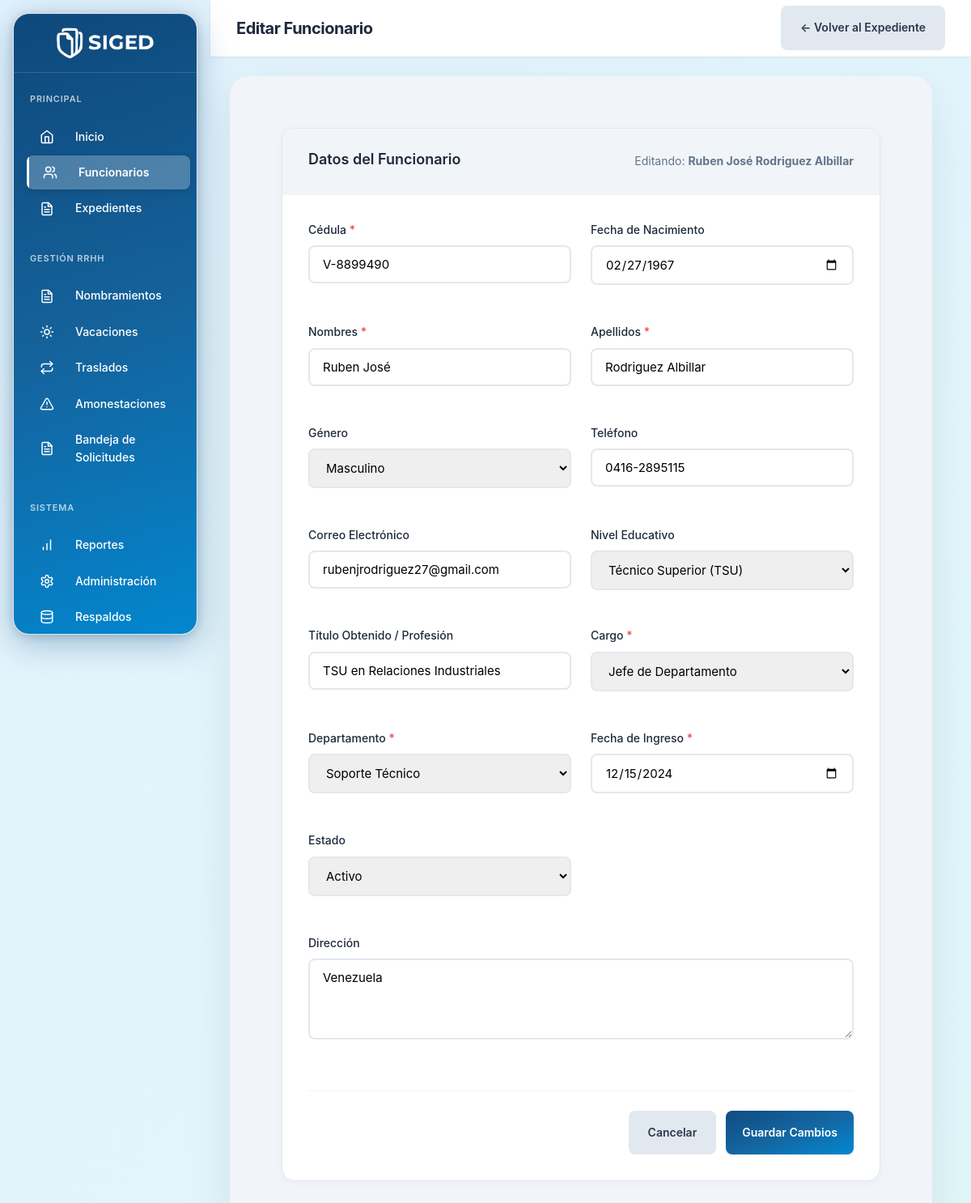
The page /vistas/funcionarios/editar.php?id=2 (signed in) on the database its author committed.
### tables this page shows
CREATE TABLE `funcionarios` (
  `id` int(10) UNSIGNED NOT NULL,
  `cedula` varchar(20) NOT NULL,
  `nombres` varchar(100) NOT NULL,
  `apellidos` varchar(100) NOT NULL,
  `fecha_nacimiento` date DEFAULT NULL,
  `genero` enum('M','F','Otro') DEFAULT NULL,
  `telefono` varchar(20) DEFAULT NULL,
  `email` varchar(150) DEFAULT NULL,
  `direccion` text DEFAULT NULL,
  `nivel_educativo` enum('Primaria','Bachiller','TSU','Universitario','Postgrado','Maestría','Doctorado') DEFAULT NULL,
  `titulo_obtenido` varchar(200) DEFAULT NULL,
  `fecha_ingreso_admin_publica` date DEFAULT NULL,
  `cantidad_hijos` tinyint(3) UNSIGNED DEFAULT 0,
  `cargo_id` int(10) UNSIGNED NOT NULL,
  `departamento_id` int(10) UNSIGNED NOT NULL,
  `fecha_ingreso` date NOT NULL,
  `foto` varchar(255) DEFAULT 'default-avatar.png',
  `estado` enum('activo','vacaciones','reposo','inactivo') DEFAULT 'activo',
  `created_at` timestamp NOT NULL DEFAULT current_timestamp(),
  `updated_at` timestamp NOT NULL DEFAULT current_timestamp() ON UPDATE current_timestamp()
);

CREATE TABLE `cargos` (
  `id` int(10) UNSIGNED NOT NULL,
  `nombre_cargo` varchar(100) NOT NULL,
  `nivel_acceso` tinyint(4) NOT NULL COMMENT '1=Admin Total, 2=Operativo, 3=Solo Lectura',
  `descripcion` text DEFAULT NULL,
  `created_at` timestamp NOT NULL DEFAULT current_timestamp()
);

CREATE TABLE `departamentos` (
  `id` int(10) UNSIGNED NOT NULL,
  `nombre` varchar(150) NOT NULL,
  `descripcion` text DEFAULT NULL,
  `estado` enum('activo','inactivo') DEFAULT 'activo',
  `created_at` timestamp NOT NULL DEFAULT current_timestamp(),
  `updated_at` timestamp NOT NULL DEFAULT current_timestamp() ON UPDATE current_timestamp()
);

### config/database.php (called while the page is built, shortened)
<?php
class Database {
    private static $instance = null;
    private $conn;
    private function __construct() {
        try {
            $dsn = "mysql:host=" . DB_HOST . ";dbname=" . DB_NAME . ";charset=" . DB_CHARSET;
            $options = [
                PDO::ATTR_ERRMODE => PDO::ERRMODE_EXCEPTION,
                PDO::ATTR_DEFAULT_FETCH_MODE => PDO::FETCH_ASSOC,
                PDO::ATTR_EMULATE_PREPARES => false,
                PDO::MYSQL_ATTR_INIT_COMMAND => "SET NAMES " . DB_CHARSET
            ];
            $this->conn = new PDO($dsn, DB_USER, DB_PASS, $options);
        } catch (PDOException $e) {
            die("Error de conexión: " . $e->getMessage());
        }
    }
    public static function getInstance() {
        if (self::$instance === null) {
            self::$instance = new self();
        }
        return self::$instance;
    }
    public function getConnection() {
        return $this->conn;
    }
}
function getDB() {
    return Database::getInstance()->getConnection();
}

### modelos/Funcionario.php (called while the page is built, shortened)
<?php
require_once __DIR__ . '/../config/database.php';
class Funcionario {
    private $db;
    public function __construct() {
        $this->db = getDB();
    }
    public function obtenerPorId($id) {
        $stmt = $this->db->prepare("
            SELECT
                f.*,
                TIMESTAMPDIFF(YEAR, f.fecha_nacimiento, CURDATE()) AS edad,
                TIMESTAMPDIFF(YEAR, f.fecha_ingreso, CURDATE()) AS antiguedad_anos,
                c.nombre_cargo,
                c.nivel_acceso,
                d.nombre AS departamento
            FROM funcionarios f
            INNER JOIN cargos c ON f.cargo_id = c.id
            INNER JOIN departamentos d ON f.departamento_id = d.id
            WHERE f.id = ?
        ");
        $stmt->execute([$id]);
        return $stmt->fetch();
    }
}

### vistas/funcionarios/editar.php (the view, shortened to what this page needs)
<?php
require_once __DIR__ . '/../../config/database.php';
require_once __DIR__ . '/../../config/seguridad.php';
require_once __DIR__ . '/../../modelos/Funcionario.php';
$id = (int)($_GET['id'] ?? 0);
$modeloFuncionario = new Funcionario();
$funcionario = $modeloFuncionario->obtenerPorId($id);
$errores = [];
$db           = getDB();
$departamentos = $db->query("SELECT * FROM departamentos WHERE estado = 'activo' ORDER BY nombre")->fetchAll();
$cargos        = $db->query("SELECT * FROM cargos ORDER BY nivel_acceso, nombre_cargo")->fetchAll();
function fieldClass(string $campo, array $errores): string {
    return isset($errores[$campo]) ? 'form-control is-invalid' : 'form-control';
}
function val(string $campo, array $funcionario): string {
    return htmlspecialchars($_POST[$campo] ?? $funcionario[$campo] ?? '');
}
?>
<!DOCTYPE html>
<html lang="es">
<head>
    <link rel="stylesheet" href="<?php echo APP_URL; ?>/publico/css/estilos.css">
</head>
<body>
    <?php include __DIR__ . '/../layout/sidebar.php'; ?>
    <div class="main-content">
        <header class="header">
            <div class="header-left">
                <h1 class="page-title">Editar Funcionario</h1>
            </div>
            <div class="header-right">
                <a href="ver.php?id=<?php echo $id; ?>" class="btn" style="background:#e2e8f0;color:#2d3748;text-decoration:none;">
                    ← Volver al Expediente
                </a>
            </div>
        </header>
        <div class="content-wrapper">
            <div class="card">
                <div class="card-header">
                    <h2 class="card-title">Datos del Funcionario</h2>
                    <p class="card-subtitle">Editando: <strong><?php echo htmlspecialchars($funcionario['nombres'] . ' ' . $funcionario['apellidos']); ?></strong></p>
                </div>
                <div style="padding: 32px;">
                    <form id="formEditar" method="POST" action="" novalidate>
                        <div class="form-grid">
                            <div class="form-group">
                                <label for="cedula">Cédula <span class="required">*</span></label>
                                <input type="text" id="cedula" name="cedula"
                                    class="<?php echo fieldClass('cedula',$errores); ?>"
                                    value="<?php echo val('cedula', $funcionario); ?>"
                                    autocomplete="off" required>
                                <div class="field-feedback <?php echo isset($errores['cedula']) ? 'error' : ''; ?>" id="fb-cedula">
                                </div>
                            </div>
                            <div class="form-group">
                                <label for="fecha_nacimiento">Fecha de Nacimiento</label>
                                <input type="date" id="fecha_nacimiento" name="fecha_nacimiento"
                                    class="<?php echo fieldClass('fecha_nacimiento',$errores); ?>"
                                    max="<?php echo date('Y-m-d', strtotime('-18 years')); ?>"
                                    value="<?php echo val('fecha_nacimiento', $funcionario); ?>">
                                <div class="field-feedback <?php echo isset($errores['fecha_nacimiento']) ? 'error' : ''; ?>" id="fb-fecha_nacimiento">
                                </div>
                            </div>
                            <div class="form-group">
                                <label for="nombres">Nombres <span class="required">*</span></label>
                                <input type="text" id="nombres" name="nombres"
                                    class="<?php echo fieldClass('nombres',$errores); ?>"
                                    value="<?php echo val('nombres', $funcionario); ?>" required>
                                <div class="field-feedback <?php echo isset($errores['nombres']) ? 'error' : ''; ?>" id="fb-nombres">
                                </div>
                            </div>
                            <div class="form-group">
                                <label for="apellidos">Apellidos <span class="required">*</span></label>
                                <input type="text" id="apellidos" name="apellidos"
                                    class="<?php echo fieldClass('apellidos',$errores); ?>"
                                    value="<?php echo val('apellidos', $funcionario); ?>" required>
                                <div class="field-feedback <?php echo isset($errores['apellidos']) ? 'error' : ''; ?>" id="fb-apellidos">
                                </div>
                            </div>
                            <div class="form-group">
                                <label for="genero">Género</label>
                                <select id="genero" name="genero" class="form-control">
                                    <option value="M"    <?php echo ($_POST['genero'] ?? $funcionario['genero']) == 'M'    ? 'selected' : ''; ?>>Masculino</option>
                                </select>
                                <div class="field-feedback" id="fb-genero"></div>
                            </div>
                            <div class="form-group">
                                <label for="telefono">Teléfono</label>
                                <input type="tel" id="telefono" name="telefono"
                                    class="<?php echo fieldClass('telefono',$errores); ?>"
                                    placeholder="0412-1234567"
                                    value="<?php echo val('telefono', $funcionario); ?>">
                                <div class="field-feedback <?php echo isset($errores['telefono']) ? 'error' : ''; ?>" id="fb-telefono">
                                </div>
                            </div>
                            <div class="form-group">
                                <label for="email">Correo Electrónico</label>
                                <input type="email" id="email" name="email"
                                    class="<?php echo fieldClass('email',$errores); ?>"
                                    value="<?php echo val('email', $funcionario); ?>">
                                <div class="field-feedback <?php echo isset($errores['email']) ? 'error' : ''; ?>" id="fb-email">
                                </div>
                            </div>
                            <div class="form-group">
                                <label for="nivel_educativo">Nivel Educativo</label>
                                <select id="nivel_educativo" name="nivel_educativo" class="form-control">
                                    <option value="TSU" <?php echo ($_POST['nivel_educativo'] ?? $funcionario['nivel_educativo']) == 'TSU' ? 'selected' : ''; ?>>Técnico Superior (TSU)</option>
                                </select>
                            </div>
                            <div class="form-group">
                                <label for="titulo_obtenido">Título Obtenido / Profesión</label>
                                <input type="text" id="titulo_obtenido" name="titulo_obtenido"
                                    class="form-control"
                                    placeholder="Ej: Ing. Informática, Lic. en Administración..."
                                    value="<?php echo val('titulo_obtenido', $funcionario); ?>">
                            </div>
                            <div class="form-group">
                                <label for="cargo_id">Cargo <span class="required">*</span></label>
                                <select id="cargo_id" name="cargo_id"
                                    class="<?php echo fieldClass('cargo_id',$errores); ?>" required>
                                    <?php foreach ($cargos as $cargo): ?>
                                        <option value="<?php echo $cargo['id']; ?>"
                                            <?php echo ($_POST['cargo_id'] ?? $funcionario['cargo_id']) == $cargo['id'] ? 'selected' : ''; ?>>
                                            <?php echo htmlspecialchars($cargo['nombre_cargo']); ?>
                                        </option>
                                    <?php endforeach; ?>
                                </select>
                                <div class="field-feedback <?php echo isset($errores['cargo_id']) ? 'error' : ''; ?>" id="fb-cargo_id">
                                </div>
                            </div>
                            <div class="form-group">
                                <label for="departamento_id">Departamento <span class="required">*</span></label>
                                <select id="departamento_id" name="departamento_id"
                                    class="<?php echo fieldClass('departamento_id',$errores); ?>" required>
                                    <?php foreach ($departamentos as $dept): ?>
                                        <option value="<?php echo $dept['id']; ?>"
                                            <?php echo ($_POST['departamento_id'] ?? $funcionario['departamento_id']) == $dept['id'] ? 'selected' : ''; ?>>
                                            <?php echo htmlspecialchars($dept['nombre']); ?>
                                        </option>
                                    <?php endforeach; ?>
                                </select>
                                <div class="field-feedback <?php echo isset($errores['departamento_id']) ? 'error' : ''; ?>" id="fb-departamento_id">
                                </div>
                            </div>
                            <div class="form-group">
                                <label for="fecha_ingreso">Fecha de Ingreso <span class="required">*</span></label>
                                <input type="date" id="fecha_ingreso" name="fecha_ingreso"
                                    class="<?php echo fieldClass('fecha_ingreso',$errores); ?>"
                                    max="<?php echo date('Y-m-d'); ?>"
                                    value="<?php echo val('fecha_ingreso', $funcionario); ?>" required>
                                <div class="field-feedback <?php echo isset($errores['fecha_ingreso']) ? 'error' : ''; ?>" id="fb-fecha_ingreso">
                                </div>
                            </div>
                            <div class="form-group">
                                <label for="estado">Estado</label>
                                <select id="estado" name="estado" class="form-control">
                                    <option value="activo"    <?php echo ($_POST['estado'] ?? $funcionario['estado']) == 'activo'    ? 'selected' : ''; ?>>Activo</option>
                                </select>
                                <div class="field-feedback" id="fb-estado"></div>
                            </div>
                            <div class="form-group form-grid-full">
                                <label for="direccion">Dirección</label>
                                <textarea id="direccion" name="direccion" class="form-control"><?php echo val('direccion', $funcionario); ?></textarea>
                                <div class="field-feedback" id="fb-direccion"></div>
                            </div>
                        </div>
                        <div class="form-actions">
                            <a href="ver.php?id=<?php echo $id; ?>" class="btn" style="background:#e2e8f0;color:#2d3748;text-decoration:none;">
                                Cancelar
                            </a>
                            <button type="submit" id="btnGuardar" class="btn btn-primary">
                                Guardar Cambios
                            </button>
                        </div>
                    </form>
                </div>
            </div>
        </div>
    </div>
</body>
</html>

### rows shown on the page
funcionarios: nombres+apellidos "Ruben José Rodriguez Albillar", cedula "V-8899490", fecha_nacimiento "02/27/1967", nombres "Ruben José", apellidos "Rodriguez Albillar", genero "Masculino", telefono "0416-2895115", email "rubenjrodriguez27@gmail.com", nivel_educativo "Técnico Superior (TSU)", titulo_obtenido "TSU en Relaciones Industriales", cargo_id "Jefe de Departamento", departamento_id "Soporte Técnico", fecha_ingreso "12/15/2024", estado "Activo", direccion "Venezuela"

### other values the page prints
$section['section'] "PRINCIPAL"
$item['label'] "Inicio"
$item['label'] "Funcionarios"
$item['label'] "Expedientes"
$section['section'] "GESTIÓN RRHH"
$item['label'] "Nombramientos"
$item['label'] "Vacaciones"
$item['label'] "Traslados"
$item['label'] "Amonestaciones"
$item['label'] "Bandeja de Solicitudes"
$section['section'] "SISTEMA"
$item['label'] "Reportes"
$item['label'] "Administración"
$item['label'] "Respaldos"
